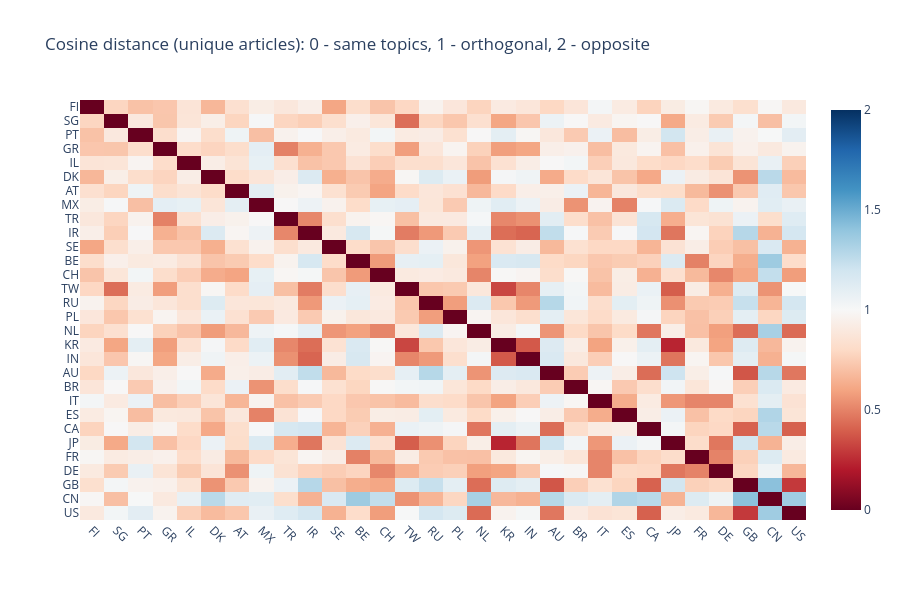

The notebook cell this image was saved under:
### Code cell
subset_countries = uf.top_n_countries_by_articles(30)

uf.plotly_heatmap(
    df_distance_unique.loc[subset_countries, subset_countries],
    x_labels=subset_countries,
    y_labels=subset_countries,
    x_type="country",
    y_type="country",
    x_name="Country X",
    y_name="Country Y",
    colorscale="symmetric",
    title="Cosine distance (unique articles): 0 - same topics, 1 - orthogonal, 2 - opposite",
    z_min=0, z_max=2
)

### Figure 1 — Plotly figure (JSON) as saved in the notebook; plotly's stock layout.template omitted (floating-point values rounded to 4 significant figures; data arrays with more than 128 entries replaced by an {"elided": "..."} marker saying what was removed)
{"data": [{"colorscale": [[0.0, "rgb(103,0,31)"], [0.1, "rgb(178,24,43)"], [0.2, "rgb(214,96,77)"], [0.3, "rgb(244,165,130)"], [0.4, "rgb(253,219,199)"], [0.5, "rgb(247,247,247)"], [0.6, "rgb(209,229,240)"], [0.7, "rgb(146,197,222)"], [0.8, "rgb(67,147,195)"], [0.9, "rgb(33,102,172)"], [1.0, "rgb(5,48,97)"]], "customdata": {"elided": "30x30x2 str values"}, "hovertemplate": "<b>Country X: </b>%{customdata[0]}<br><b>Country Y: </b>%{customdata[1]}<br><b>Z: </b> %{z:.3f}<br><extra></extra>", "x": ["FI", "SG", "PT", "GR", "IL", "DK", "AT", "MX", "TR", "IR", "SE", "BE", "CH", "TW", "RU", "PL", "NL", "KR", "IN", "AU", "BR", "IT", "ES", "CA", "JP", "FR", "DE", "GB", "CN", "US"], "y": ["FI", "SG", "PT", "GR", "IL", "DK", "AT", "MX", "TR", "IR", "SE", "BE", "CH", "TW", "RU", "PL", "NL", "KR", "IN", "AU", "BR", "IT", "ES", "CA", "JP", "FR", "DE", "GB", "CN", "US"], "z": {"elided": "30x30 float values"}, "zmax": 2, "zmin": 0, "type": "heatmap"}], "layout": {"xaxis": {"tickangle": 45, "automargin": true}, "yaxis": {"autorange": "reversed", "automargin": true}, "title": {"text": "Cosine distance (unique articles): 0 - same topics, 1 - orthogonal, 2 - opposite"}, "height": 600}}
